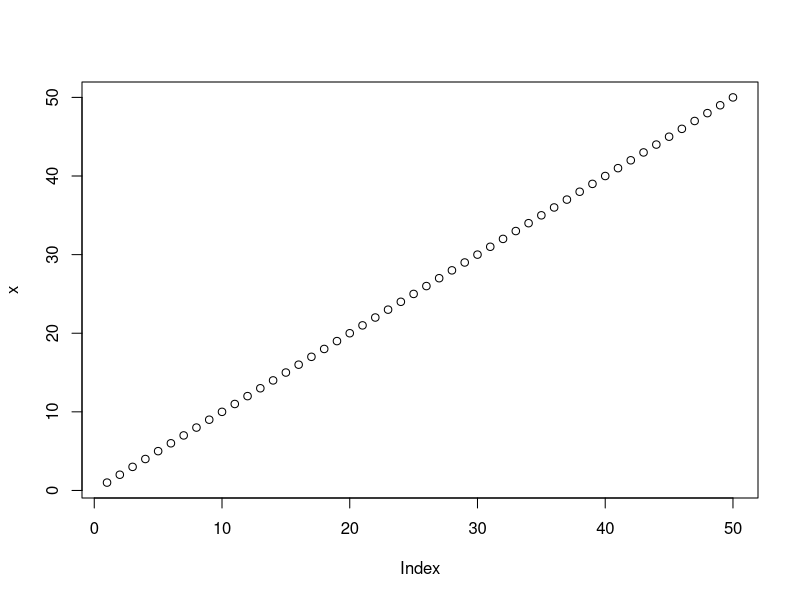
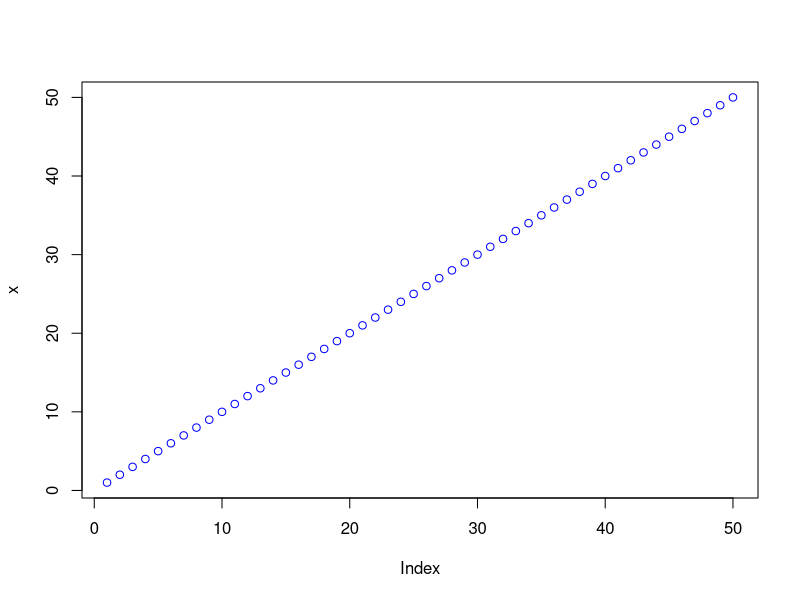
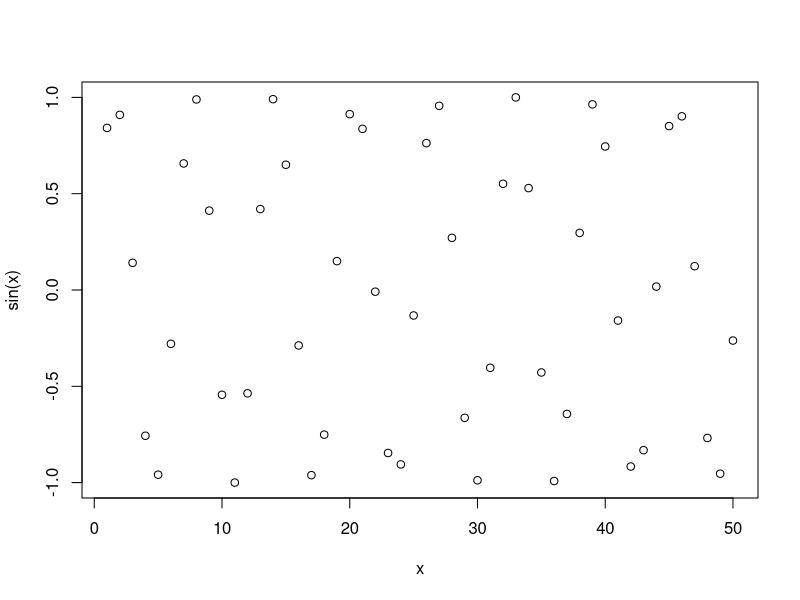
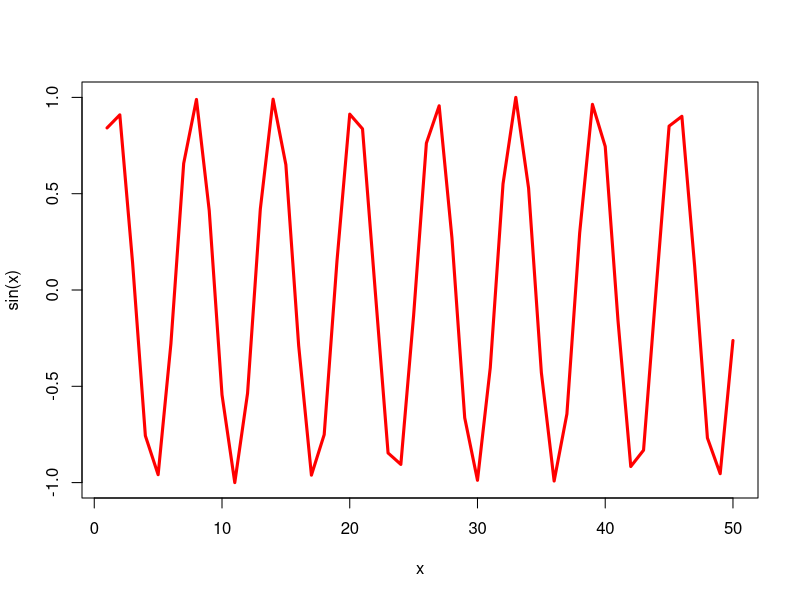

Write R code to recreate these figures, in order.
#' ---
#' title: "Class 4 Lab"
#' author: "Shazreh Hassan"
#' ---


#This is my first r script
x <- 1:50
plot(x)
plot(x, col="blue")
plot(x, sin(x))
plot(x, sin(x), typ="l", col="red", lwd=3)

log(10)
log(10, base=10)
